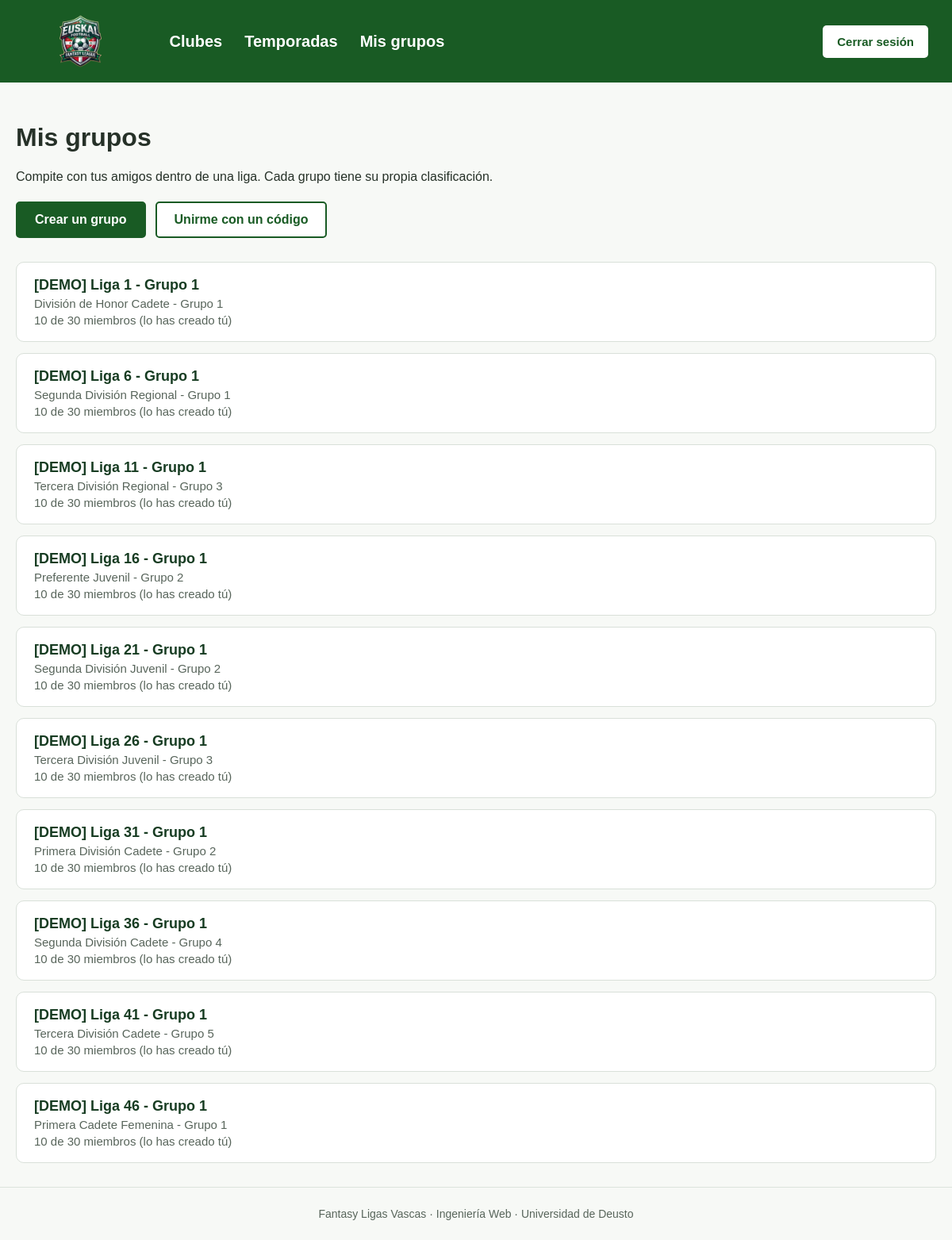
Screenshot of /grupos/ (signed in) with the database file from the repository.
### fantasy/models.py (models this page shows, shortened)
class Grupo(models.Model):
    MAX_MIEMBROS = 30 # HABRA QUE VER CUANTOS USUARIOS QUEREMOS TENER COMO MAXIMO
    nombre = models.CharField(max_length=100)
    creador = models.ForeignKey(Usuario, null=True, on_delete=models.SET_NULL, related_name="grupos_creados")
    liga = models.ForeignKey(Liga, on_delete=models.CASCADE, related_name="grupos")
    fecha_alta = models.DateField(auto_now_add=True)
    codigo = models.CharField(max_length=8, unique=True, editable=False)
    class Meta:
        verbose_name = "Grupo"
        verbose_name_plural = "Grupos"
        constraints = [ models.UniqueConstraint(
                fields=["creador", "nombre"],
                name="nombre_grupo_unico_por_creador"),
        ]

class Liga(models.Model):
    temporada = models.ForeignKey(Temporada, on_delete=models.CASCADE, related_name="ligas",null=True,blank=True)
    nombre = models.CharField(max_length=100)
    categoria=models.CharField(max_length=100)
    grupo=models.PositiveSmallIntegerField(null=True, blank=True)
    class Meta: # Para visualizar el nombre en singular y plural del modelo en ADMIN
            verbose_name = "Liga"
            verbose_name_plural = "Ligas"
            constraints = [ models.UniqueConstraint(
                fields=["temporada", "nombre"],
                name="liga_unica_por_temporada"
            ),
            ]

### fantasy/views.py (the view)
# urls.py: path("grupos/", views.mis_grupos, name="mis_grupos"),
@login_required
def mis_grupos(request):
    grupos = Grupo.objects.filter(membresias__usuario=request.user).select_related("liga")
    return render(request, "fantasy/grupos/mis_grupos.html", {"grupos": grupos})

### fantasy/context_processors.py (called while the page is built, shortened)
def grupo_activo(request):
    if not request.user.is_authenticated:
        return {}
    match = request.resolver_match
    if match is None or match.url_name not in URLS_DE_GRUPO:
        return {}

### fantasy/templates/fantasy/grupos/mis_grupos.html (shortened to what this page needs)
{% extends "fantasy/base.html" %}
{% block content %}
    <h1>Mis grupos</h1>
    <p>Compite con tus amigos dentro de una liga. Cada grupo tiene su propia clasificación.</p>
    <div class="acciones">
        <a class="boton" href="{% url 'crear_grupo' %}">Crear un grupo</a>
        <a class="boton boton-sec" href="{% url 'unirse_grupo' %}">Unirme con un código</a>
    </div>
    {% if grupos %}
        <div class="lista-grupos">
            {% for grupo in grupos %}
                <a class="grupo" href="{% url 'clasificacion' grupo.pk %}">
                    <strong>{{ grupo.nombre }}</strong>
                    <span class="meta">{{ grupo.liga.nombre }}</span>
                    <span class="meta">
                        {{ grupo.membresias.count }} de {{ grupo.MAX_MIEMBROS }} miembros
                        {% if grupo.creador == request.user %}(lo has creado tú){% endif %}
                    </span>
                </a>
            {% endfor %}
        </div>
    {% else %}
        <p class="vacio">
            Todavía no estás en ningún grupo. Crea uno y comparte el código con tus amigos,
            o pide el código de un grupo que ya exista.
        </p>
    {% endif %}
{% endblock %}

### static/css/style.css (style rules this page uses)
* { box-sizing: border-box; }
body { margin: 0; font-family: Arial, sans-serif; background-color: #f7f9f6; color: #263128; }
a { color: #195b24; }
.acciones { display: flex; flex-wrap: wrap; gap: 12px; margin: 22px 0 30px; }
.boton { display: inline-block; background: #195b24; color: white; border: 2px solid #195b24; padding: 12px 22px; border-radius: 5px; font-family: inherit; font-size: 16px; font-weight: bold; text-decoration: none; cursor: pointer; }
.boton-sec { background: white; color: #195b24; }
.meta { color: #58655b; font-size: 15px; }
.lista-grupos { display: grid; gap: 14px; }
.grupo { display: flex; flex-direction: column; gap: 4px; padding: 18px 22px; background: white; border: 1px solid #d9e0d9; border-radius: 10px; color: #263128; text-decoration: none; }
.grupo strong { font-size: 18px; color: #173c22; }

### rows the page displays
Grupo: nombre "[DEMO] Liga 1 - Grupo 1", liga.nombre "División de Honor Cadete - Grupo 1", membresias.count "10", MAX_MIEMBROS "30", shows "(lo has creado tú)"
Grupo: nombre "[DEMO] Liga 6 - Grupo 1", liga.nombre "Segunda División Regional - Grupo 1", membresias.count "10", MAX_MIEMBROS "30", shows "(lo has creado tú)"
Grupo: nombre "[DEMO] Liga 11 - Grupo 1", liga.nombre "Tercera División Regional - Grupo 3", membresias.count "10", MAX_MIEMBROS "30", shows "(lo has creado tú)"
Grupo: nombre "[DEMO] Liga 16 - Grupo 1", liga.nombre "Preferente Juvenil - Grupo 2", membresias.count "10", MAX_MIEMBROS "30", shows "(lo has creado tú)"
Grupo: nombre "[DEMO] Liga 21 - Grupo 1", liga.nombre "Segunda División Juvenil - Grupo 2", membresias.count "10", MAX_MIEMBROS "30", shows "(lo has creado tú)"
Grupo: nombre "[DEMO] Liga 26 - Grupo 1", liga.nombre "Tercera División Juvenil - Grupo 3", membresias.count "10", MAX_MIEMBROS "30", shows "(lo has creado tú)"
Grupo: nombre "[DEMO] Liga 31 - Grupo 1", liga.nombre "Primera División Cadete - Grupo 2", membresias.count "10", MAX_MIEMBROS "30", shows "(lo has creado tú)"
Grupo: nombre "[DEMO] Liga 36 - Grupo 1", liga.nombre "Segunda División Cadete - Grupo 4", membresias.count "10", MAX_MIEMBROS "30", shows "(lo has creado tú)"
Grupo: nombre "[DEMO] Liga 41 - Grupo 1", liga.nombre "Tercera División Cadete - Grupo 5", membresias.count "10", MAX_MIEMBROS "30", shows "(lo has creado tú)"
Grupo: nombre "[DEMO] Liga 46 - Grupo 1", liga.nombre "Primera Cadete Femenina - Grupo 1", membresias.count "10", MAX_MIEMBROS "30", shows "(lo has creado tú)"
